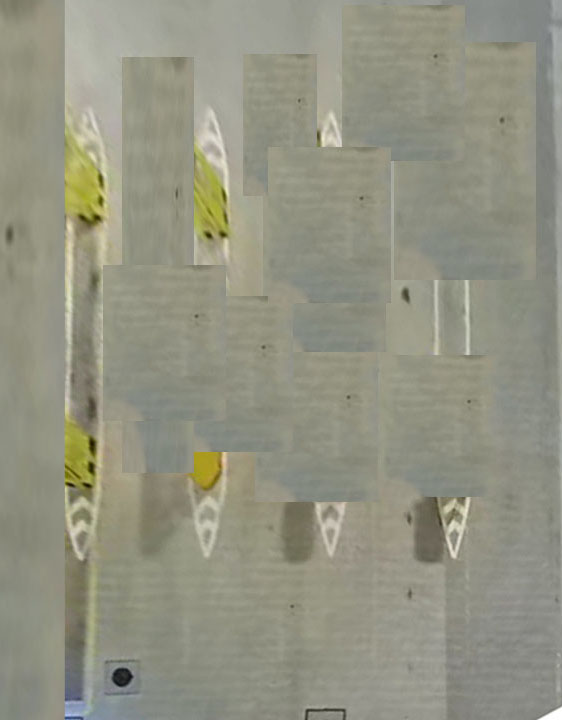
#> input picture camera_img2img_matrix/bev.jpg, 562 x 720 px, found by its file name
$ python sift_test.py
#> lines starting #> are read from the running program, lines starting #| are printed output that depends on the picture; after the words box and inside, x2 and y2 are one past the last pixel; in counts of white or black regions, pixels touching at a corner belong together
import os
import cv2
import numpy as np
import cv2 as cv

def affine_detect(detector, img, mask=None):
    params = [(1.0, 0.0)]
    def f(p):
        t, phi = p
        timg, tmask, Ai = affine_skew(t, phi, img)
        keypoints, descrs = detector.detectAndCompute(timg, tmask)
        for kp in keypoints:
            x, y = kp.pt
            kp.pt = tuple( np.dot(Ai, (x, y, 1)) )
        if descrs is None:
            descrs = []
        return keypoints, descrs

    for t in 2**(0.5*np.arange(1,6)):
        for phi in np.arange(0, 180, 72.0 / t):
            params.append((t, phi))


    keypoints, descrs = [], []
    ires = [f(p) for p in params]
    for i, (k, d) in enumerate(ires):
        # print('affine sampling: %d / %d\r' % (i+1, len(params)), end='')
        keypoints.extend(k)
        descrs.extend(d)
    return keypoints, np.array(descrs)

def filter_matches(kp1, kp2, matches, ratio = 0.75):
    mkp1, mkp2 = [], []
    for m in matches:
        if len(m) == 2 and m[0].distance < m[1].distance * ratio:
            m = m[0]
            mkp1.append( kp1[m.queryIdx] )
            mkp2.append( kp2[m.trainIdx] )
    p1 = np.float32([kp.pt for kp in mkp1])
    p2 = np.float32([kp.pt for kp in mkp2])
    kp_pairs = zip(mkp1, mkp2)
    return p1, p2, list(kp_pairs)

def anorm2(a):
    return (a*a).sum(-1)

def affine_skew(tilt, phi, img, mask=None):
    '''
    affine_skew(tilt, phi, img, mask=None) -> skew_img, skew_mask, Ai

    Ai - is an affine transform matrix from skew_img to img
    '''
    h, w = img.shape[:2]
    if mask is None:
        mask = np.zeros((h, w), np.uint8)
        mask[:] = 255
    A = np.float32([[1, 0, 0], [0, 1, 0]])
    if phi != 0.0:
        phi = np.deg2rad(phi)
        s, c = np.sin(phi), np.cos(phi)
        A = np.float32([[c,-s], [ s, c]])
        corners = [[0, 0], [w, 0], [w, h], [0, h]]
        tcorners = np.int32( np.dot(corners, A.T) )
        x, y, w, h = cv.boundingRect(tcorners.reshape(1,-1,2))
        A = np.hstack([A, [[-x], [-y]]])
        img = cv.warpAffine(img, A, (w, h), flags=cv.INTER_LINEAR, borderMode=cv.BORDER_REPLICATE)
    if tilt != 1.0:
        s = 0.8*np.sqrt(tilt*tilt-1)
        img = cv.GaussianBlur(img, (0, 0), sigmaX=s, sigmaY=0.01)
        img = cv.resize(img, (0, 0), fx=1.0/tilt, fy=1.0, interpolation=cv.INTER_NEAREST)
        A[0] /= tilt
    if phi != 0.0 or tilt != 1.0:
        h, w = img.shape[:2]
        mask = cv.warpAffine(mask, A, (w, h), flags=cv.INTER_NEAREST)
    Ai = cv.invertAffineTransform(A)
    return img, mask, Ai


def get_flann_matrix(imgs_bev_path = r"C:\work\TCSDetection\tcs\tcs_bev",img = r"C:\work\TCSDetection\tcs\images\2394333593.jpg"):#/media/lee/2T1/dataset/tcs/images
    imgs_bev = []
    img2 = cv2.imread(img,0)
    for r,d,files in os.walk(imgs_bev_path):
        for f in files:
            imgs_bev.append(os.path.join(imgs_bev_path,f))
    img_M = None
    detector = cv2.xfeatures2d.SIFT_create()
    flann_params = dict(algorithm=1, trees=5)
    matcher = cv2.FlannBasedMatcher(flann_params, {})
    for img_bev in imgs_bev:
        img1 = cv2.imread(img_bev,0)
        kp1, desc1 = affine_detect(detector, img1)
        kp2, desc2 = affine_detect(detector, img2)
        raw_matches = matcher.knnMatch(desc1, trainDescriptors=desc2, k=2)  # 2
        p1, p2, kp_pairs = filter_matches(kp1, kp2, raw_matches)
        if len(p1) >= 10:
            H, status = cv.findHomography(p1, p2, cv.RANSAC, 5.0)
            try:
                M_T = np.linalg.inv(H) # juzhen qiu ni
                img_M = M_T
            except:
                print(H)
                return None
            # print('%d / %d  inliers/matched' % (np.sum(status), len(status)))
        else:
            img_M = None
            H, status = None, None
            print('%d matches found, not enough for homography estimation  @ %s' % (len(p1),img))
        # _vis = explore_match(str(len(p1))+"_"+str(len(p2))+"_"+img.split('/')[-1][:-4]+"_"+img_bev.split('/')[-1][:-4], img1, img2, kp_pairs, status, H)
    return img_M

def get_flann_matrix_img2img(img_bev = r"/home/lee/Documents/work/programs/camera_img2img_matrix/bev.jpg",img = r"/home/lee/Documents/work/programs/camera_img2img_matrix/test.jpg"):#/media/lee/2T1/dataset/tcs/images
    imgs_bev = []
    img_bev = cv2.imread(img_bev,0)
#> img_bev: shape (720, 562); min 14, max 255, mean 145.1
    img2 = cv2.imread(img,0)
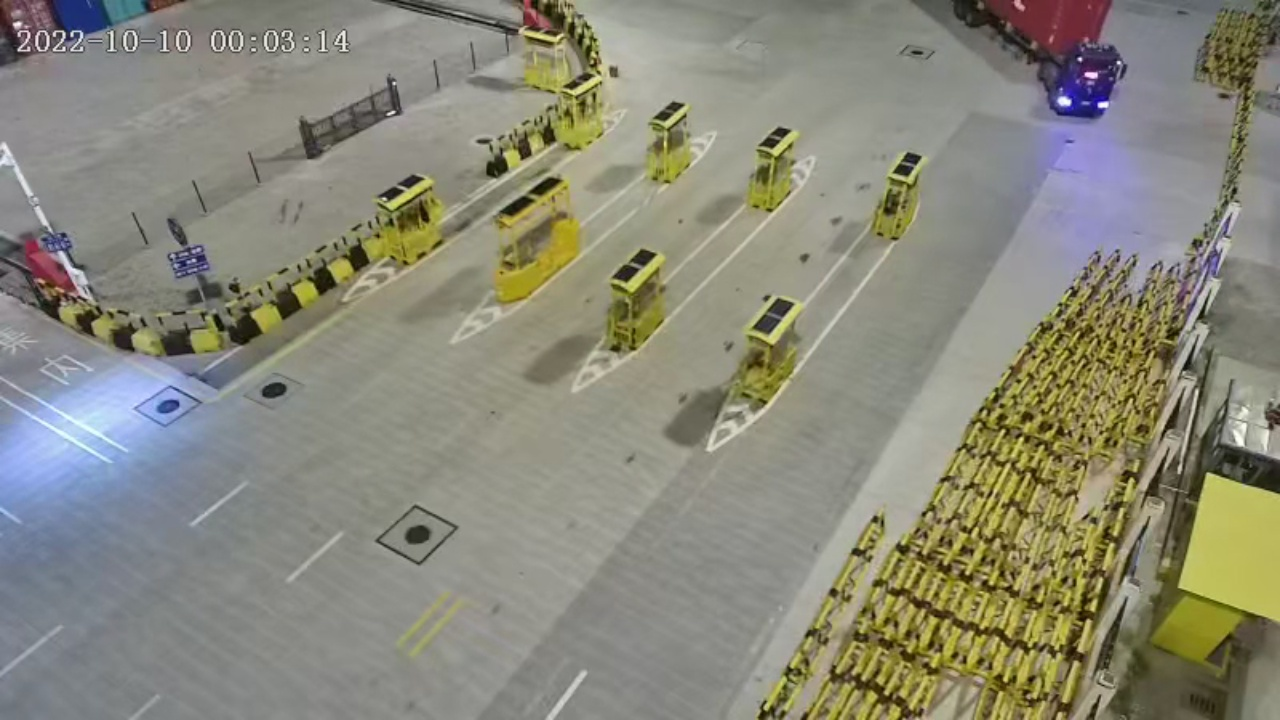
#> input picture camera_img2img_matrix/test.jpg, 1280 x 720 px, found by its file name
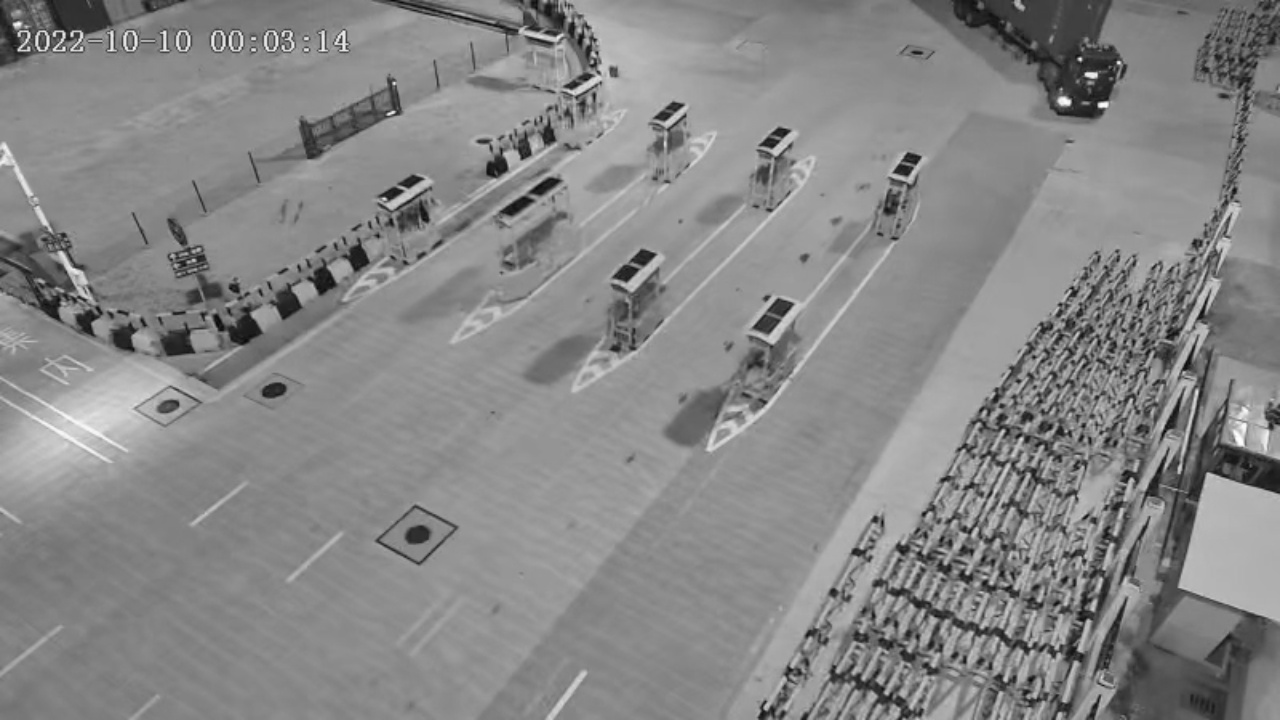
#> img2: shape (720, 1280); min 7, max 255, mean 134.9
    detector = cv2.xfeatures2d.SIFT_create()
    flann_params = dict(algorithm=1, trees=5)
    matcher = cv2.FlannBasedMatcher(flann_params, {})
    kp1, desc1 = affine_detect(detector, img_bev)
#> in f, `timg, tmask, Ai = affine_skew(t, phi, img)`: tmask: shape (720, 562); every value is 255
#> in f, `timg, tmask, Ai = affine_skew(t, phi, img)`: Ai = [[1, 0, 0], [0, 1, 0]]
#> in f, `keypoints, descrs = detector.detectAndCompute(timg, tmask)`: keypoints = 348 keypoints; strongest (x, y, size): (122, 677, 13.1), (91, 467, 6.1), (92, 444, 6.2), (209, 235, 4.2)
#> the loop in f, `for kp in keypoints:` made 348 passes
#> in f (call 2), `timg, tmask, Ai = affine_skew(t, phi, img)`: tmask: shape (720, 397); every value is 255
#> in f (call 2), `keypoints, descrs = detector.detectAndCompute(timg, tmask)`: keypoints = 287 keypoints; strongest (x, y, size): (50, 485, 2.9), (65, 467, 4.9), (66, 443, 4.5), (69, 218, 4.1)
#> the loop in f (call 2), `for kp in keypoints:` made 287 passes
#> call 3 of affine_skew, with tilt = 1.41, phi = 50.91
#> in affine_skew (call 3), `phi = np.deg2rad(phi)`: phi = 0.889
#> in affine_skew (call 3), `s, c = np.sin(phi), np.cos(phi)`: s = 0.776; c = 0.631
#> in affine_skew (call 3), `A = np.float32([[c,-s], [ s, c]])`: A = [[0.631, -0.776], [0.776, 0.631]]
#> in affine_skew (call 3), `tcorners = np.int32( np.dot(corners, A.T) )`: tcorners = [[0, 0], [354, 436], [-204, 890], [-558, 453]]
#> in affine_skew (call 3), `x, y, w, h = cv.boundingRect(tcorners.reshape(1,-1,2))`: x = -558; y = 0; w = 913; h = 891
#> in affine_skew (call 3), `A = np.hstack([A, [[-x], [-y]]])`: A = [[0.631, -0.776, 558], [0.776, 0.631, 0]]
#> in affine_skew (call 3), `s = 0.8*np.sqrt(tilt*tilt-1)`: s = 0.8
#> in affine_skew (call 3), `mask = cv.warpAffine(mask, A, (w, h), flags=cv.INTER_NEAREST)`:
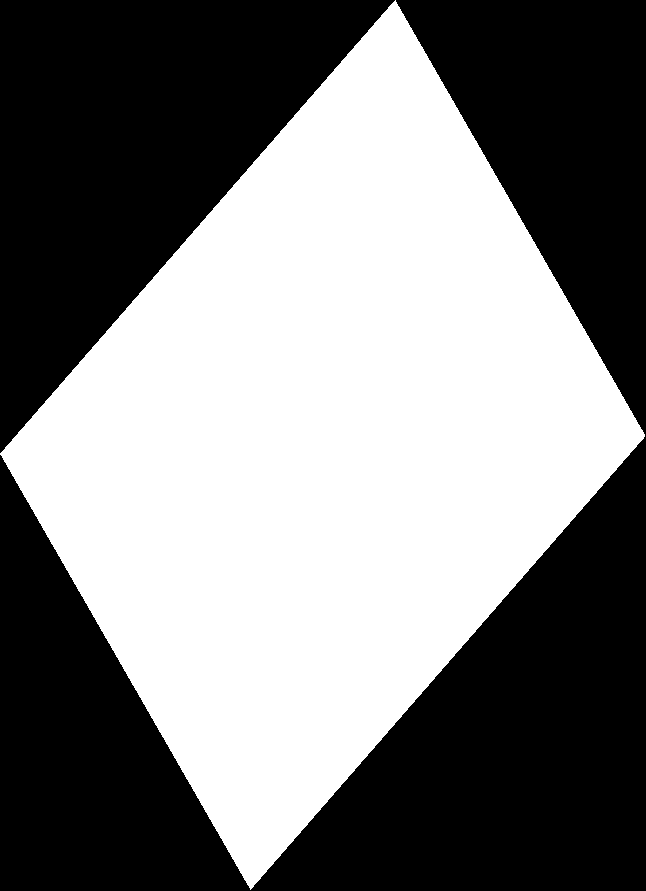
#> mask: shape (891, 646); 49.7% white; 1 white region, box (x1, y1, x2, y2) and area: (0, 0, 645, 890) 286124
#> in affine_skew (call 3), `Ai = cv.invertAffineTransform(A)`: Ai = [[0.892, 0.776, -351.8], [-1.1, 0.631, 433.1]]
#> in f (call 3), `keypoints, descrs = detector.detectAndCompute(timg, tmask)`: keypoints = 292 keypoints; strongest (x, y, size): (78, 521, 11), (180, 365, 4.9), (193, 352, 5.1), (359, 310, 3.3)
#> in affine_skew (call 4), `mask = cv.warpAffine(mask, A, (w, h), flags=cv.INTER_NEAREST)`: mask: shape (698, 580); 70.7% white; 3 black regions, box (x1, y1, x2, y2) and area: (0, 151, 580, 698) 59645, (85, 0, 580, 147) 36547, (0, 0, 82, 548) 22526
#> in f (call 4), `keypoints, descrs = detector.detectAndCompute(timg, tmask)`: keypoints = 276 keypoints; strongest (x, y, size): (243, 141, 5.1), (259, 146, 5.8), (94, 127, 11), (426, 204, 4.2)
#> in affine_skew (call 5), `mask = cv.warpAffine(mask, A, (w, h), flags=cv.INTER_NEAREST)`: mask: shape (898, 587); 54.3% white; 2 black regions, box (x1, y1, x2, y2) and area: (0, 0, 587, 898) 195632, (235, 641, 587, 898) 45369
#> in f (call 5), `keypoints, descrs = detector.detectAndCompute(timg, tmask)`: keypoints = 312 keypoints; strongest (x, y, size): (291, 94, 11), (378, 267, 5), (380, 527, 3.8), (386, 242, 3.1)
#> in f (call 6), `timg, tmask, Ai = affine_skew(t, phi, img)`: tmask: shape (720, 281); every value is 255
#> in f (call 6), `keypoints, descrs = detector.detectAndCompute(timg, tmask)`: keypoints = 225 keypoints; strongest (x, y, size): (35, 485, 2.6), (44, 485, 3.1), (46, 443, 3.3), (104, 235, 2.8)
#> in affine_skew (call 7), `mask = cv.warpAffine(mask, A, (w, h), flags=cv.INTER_NEAREST)`: mask: shape (913, 439); 50.5% white; 2 black regions, box (x1, y1, x2, y2) and area: (0, 332, 439, 913) 99289, (0, 0, 439, 582) 99198
#> in affine_skew (call 8), `mask = cv.warpAffine(mask, A, (w, h), flags=cv.INTER_NEAREST)`: mask: shape (757, 429); 62.3% white; 4 black regions, box (x1, y1, x2, y2) and area: (0, 0, 342, 222) 38107, (88, 535, 429, 757) 38027, (0, 224, 87, 757) 23368, (343, 0, 429, 528) 22931
#> in affine_skew (call 9), `mask = cv.warpAffine(mask, A, (w, h), flags=cv.INTER_NEAREST)`: mask: shape (757, 430); 62.2% white; 2 black regions, box (x1, y1, x2, y2) and area: (0, 0, 430, 757) 85169, (89, 0, 430, 222) 38022
#> in affine_skew (call 10), `mask = cv.warpAffine(mask, A, (w, h), flags=cv.INTER_NEAREST)`:
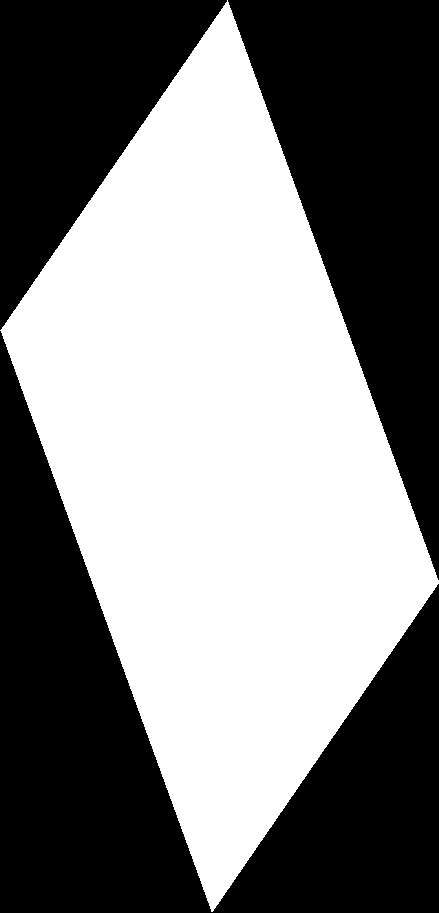
#> mask: shape (913, 439); 50.5% white; 3 black regions, box (x1, y1, x2, y2) and area: (0, 331, 439, 913) 99327, (228, 0, 439, 580) 61449, (0, 0, 227, 330) 37712
#> in affine_skew (call 11), `img = cv.resize(img, (0, 0), fx=1.0/tilt, fy=1.0, interpolation=cv.INT..`:
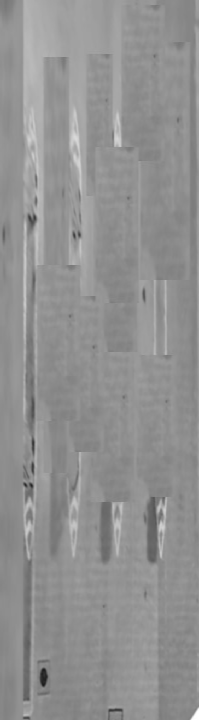
#> img: shape (720, 199); min 26, max 255, mean 145.1
#> in f (call 11), `timg, tmask, Ai = affine_skew(t, phi, img)`: tmask: shape (720, 199); every value is 255
#> in affine_skew (call 12), `mask = cv.warpAffine(mask, A, (w, h), flags=cv.INTER_NEAREST)`:
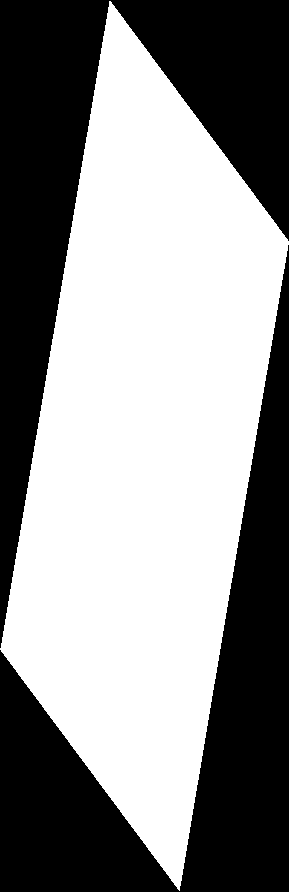
#> mask: shape (892, 289); 55.5% white; 2 black regions, box (x1, y1, x2, y2) and area: (0, 245, 289, 892) 57394, (0, 0, 289, 648) 57333
#> in affine_skew (call 13), `img = cv.resize(img, (0, 0), fx=1.0/tilt, fy=1.0, interpolation=cv.INT..`:
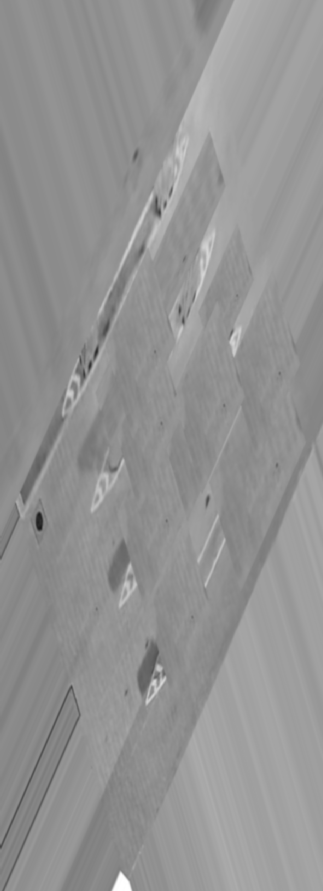
#> img: shape (891, 323); min 25, max 255, mean 147.1
#> the loop in affine_detect, `for i, (k, d) in enumerate(ires): # print('affine sampling: %d / %d\r'..` made 43 passes
    kp2, desc2 = affine_detect(detector, img2)
    raw_matches = matcher.knnMatch(desc1, trainDescriptors=desc2, k=2)  # 2
    p1, p2, kp_pairs = filter_matches(kp1, kp2, raw_matches)
    if len(p1) >= 10:
        H, status = cv.findHomography(p1, p2, cv.RANSAC, 5.0)
        try:
            M_T = np.linalg.inv(H) # juzhen qiu ni
            img_M = M_T
        except:
            print(H)
            return None
        # print('%d / %d  inliers/matched' % (np.sum(status), len(status)))
    else:
        img_M = None
        H, status = None, None
        print('%d matches found, not enough for homography estimation  @ %s' % (len(p1),img))
    return img_M


if __name__ == '__main__':
    m = get_flann_matrix_img2img()
    print(m)
#| [[ 1.16207112e+00  1.80109632e+00 -8.24932447e+02]
#|  [-5.84965069e-01  2.70117323e+00  1.91579201e+02]
#|  [ 1.41401731e-04  1.98393705e-03  7.90209144e-01]]
    img = cv2.imread(r"/home/lee/Documents/work/programs/camera_img2img_matrix/test.jpg",0)
    print(img.shape[0],img.shape[1])
#| 720 1280
    # result = cv2.warpPerspective(img,m,(img.shape[1],img.shape[0]))
    result = cv2.warpPerspective(img,m,(562,720))
    cv2.imshow("i",result)
    cv2.waitKey(0)
    print(m)
#| [[ 1.16207112e+00  1.80109632e+00 -8.24932447e+02]
#|  [-5.84965069e-01  2.70117323e+00  1.91579201e+02]
#|  [ 1.41401731e-04  1.98393705e-03  7.90209144e-01]]
